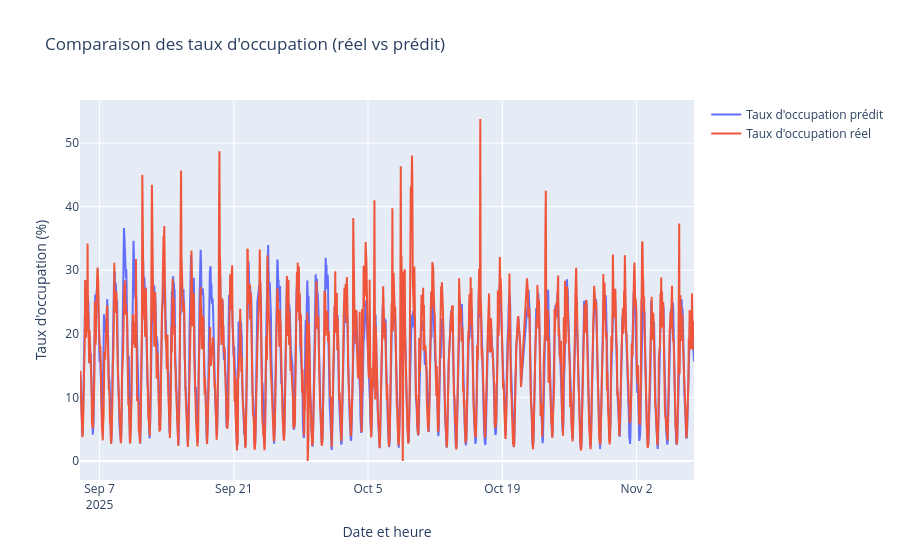

Source (notebook cell):
### Code cell
time_index_occ = df_final.loc[X_test_occ.index, 'Date et heure de comptage']

fig = go.Figure()
fig.add_trace(go.Scatter(
    x=time_index_occ,
    y=y_pred_occ,
    mode='lines',
    name="Taux d'occupation prédit"
))
fig.add_trace(go.Scatter(
    x=time_index_occ,
    y=y_test_occ,
    mode='lines',
    name= "Taux d'occupation réel"
))

fig.update_layout(
    title="Comparaison des taux d'occupation (réel vs prédit)",
    xaxis_title="Date et heure",
    yaxis_title="Taux d'occupation (%)",
    hovermode='x unified'
)

fig.show()

### Figure 1 — Plotly figure (JSON) as saved in the notebook; plotly's stock layout.template omitted (floating-point values rounded to 4 significant figures; data arrays with more than 128 entries replaced by an {"elided": "..."} marker saying what was removed)
{"data": [{"mode": "lines", "name": "Taux d'occupation prédit", "type": "scatter", "x": {"elided": "1478 str values"}, "y": {"elided": "1478 float values"}}, {"mode": "lines", "name": "Taux d'occupation réel", "type": "scatter", "x": {"elided": "1478 str values"}, "y": {"elided": "1478 float values"}}], "layout": {"hovermode": "x unified", "title": {"text": "Comparaison des taux d'occupation (réel vs prédit)"}, "xaxis": {"title": {"text": "Date et heure"}}, "yaxis": {"title": {"text": "Taux d'occupation (%)"}}}}
